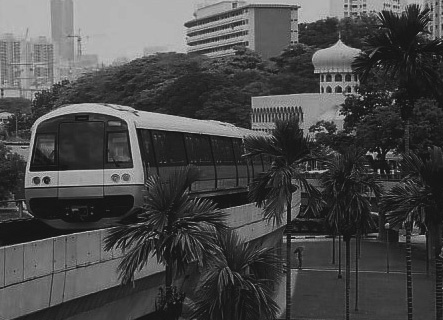
%> input picture mrt-train.jpg, 443 x 320 px
$ octave Contrast_Stretching_Histogram_Equalization.m   (GNU Octave 9; MATLAB toolbox functions it lacks are replaced by stand-ins)
%> lines starting %> are read from the running program, lines starting %| are printed output that depends on the picture
% 2.1 Contrast Stretching and 2.2 Histogram Equalization
% Written by: Mu Siyi
% Date: 20/09/2020

Pc = imread('mrt-train.jpg');
%> Pc is the input picture: size 320x443x3 uint8; min 13, max 204, mean 74
whos Pc
P = rgb2gray(Pc);
imshow(P)
min(P(:)), max(P(:))
%> after `min(P(:))`: ans = 13
%> after `max(P(:))`: ans = 204

% Contrast Stretching
% Approach 1
P1 = imsubtract(P, 13);
P2 = immultiply(P1, 255/191);
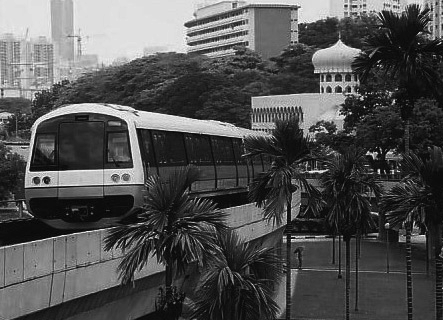
%> P2: size 320x443 uint8; min 0, max 255, mean 81.4
min(P2(:)), max(P2(:))
%> after `min(P2(:))`: ans = 0
%> after `max(P2(:))`: ans = 255
imshow(P2)
% Approach 2
P1 = double(P);
%> P1: size 320x443 double
P2 = (P1-13).*(255/191);
%> P2: size 320x443 double
min(P2(:)), max(P2(:))
%> after `min(P2(:))`: ans = 0
%> after `max(P2(:))`: ans = 255
imshow(P2,[])

% Histogram Equalization
imhist(P, 10);
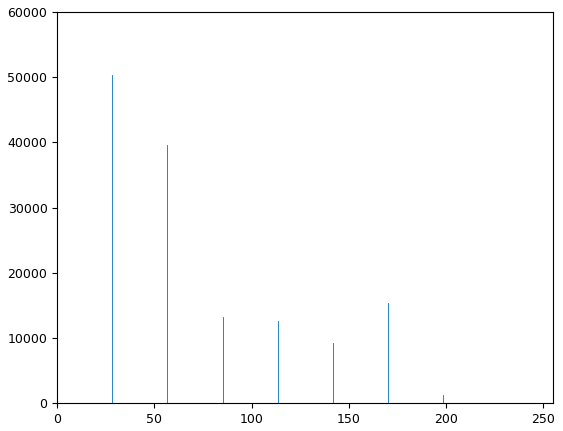
%> figure redrawn from the program's plot data; highest point at x = 28.33, y = 50391
imhist(P, 256);
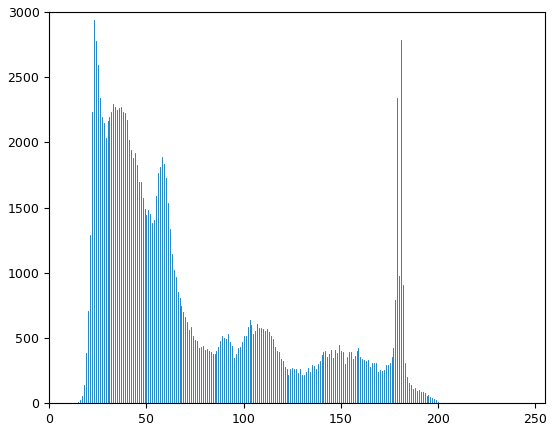
%> figure redrawn from the program's plot data; highest point at x = 23, y = 2935
% First time
P3 = histeq(P, 255);
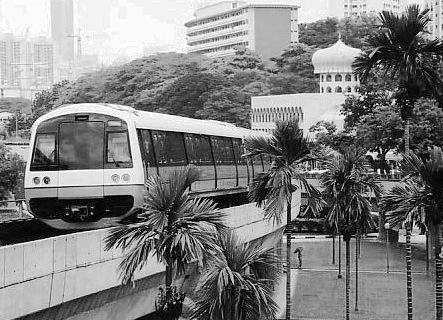
%> P3: size 320x443 uint8; min 0, max 255, mean 128.3
imhist(P3, 10);
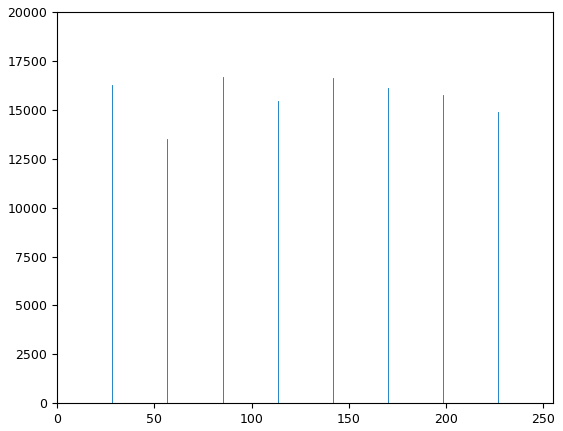
%> figure redrawn from the program's plot data; highest point at x = 85, y = 16652
imhist(P3, 256);
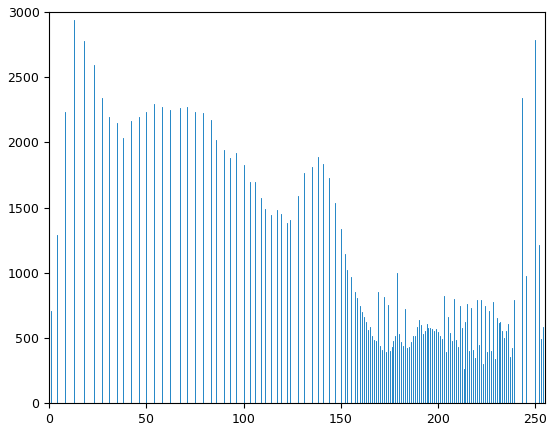
%> figure redrawn from the program's plot data; highest point at x = 13, y = 2935
% Second time
P3 = histeq(P, 255);
imhist(P3, 10);
imhist(P3, 256);
